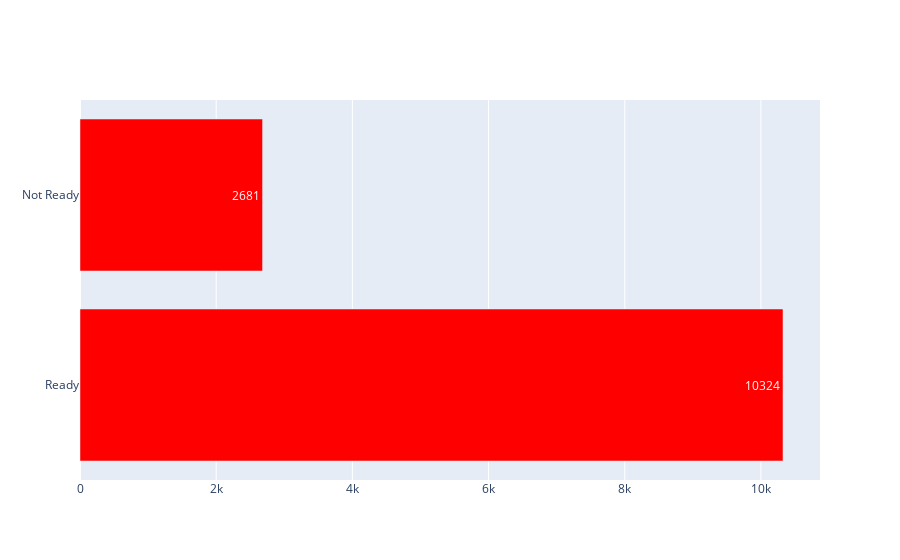

The code cell stored with this chart in its notebook:
### Code cell
a = df['ready'].value_counts()
a = dict(a)
b = list(a.keys())
frequency = list(a.values())
fig = go.Figure()
fig.add_trace(go.Bar(
             y=b[0:10],
             x=frequency[0:10],
             orientation='h',
             name='Top 10 Rumah yang Tersedia',
             marker_color='red',
             text=frequency)
             )
fig.update_traces(textposition='inside')

### Figure 1 — Plotly figure (JSON) as saved in the notebook; plotly's stock layout.template omitted (floating-point values rounded to 4 significant figures)
{"data": [{"marker": {"color": "red"}, "name": "Top 10 Rumah yang Tersedia", "orientation": "h", "text": ["10324", "2681"], "textposition": "inside", "type": "bar", "x": [10324, 2681], "y": ["Ready", "Not Ready"]}], "layout": {}}
